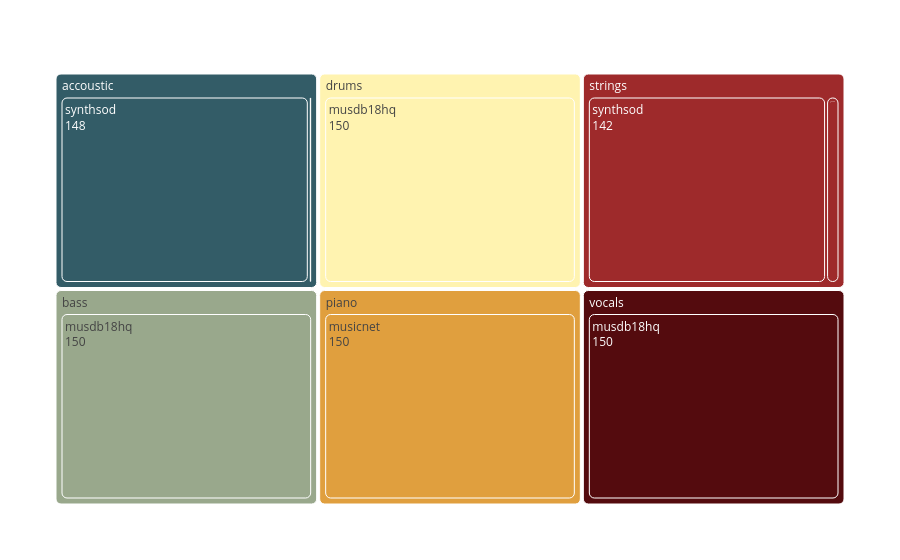

Notebook cell for this chart:
### Code cell
metadata = pd.read_json(audiomancy.constants.STEM_METADATA)
coverage = metadata.groupby(['dataset','stem']).size().reset_index(name='count')

pastel_colors = ['#335C67', '#99a88c', '#fff3b0', '#e09f3e', '#9e2a2b', '#540b0e']

fig = px.treemap(
    coverage,
    path=['stem', 'dataset'],
    values='count',
    color='stem', 
    color_discrete_sequence=pastel_colors 
)

fig.update_traces(marker=dict(cornerradius=5), textinfo='label+value')

fig.update_layout(
    margin=dict(t=50, l=50, r=50, b=50),
    plot_bgcolor='rgba(0,0,0,0)', 
    paper_bgcolor='#FFFFFF'
)

fig

### Figure 1 — Plotly figure (JSON) as saved in the notebook; plotly's stock layout.template omitted (floating-point values rounded to 4 significant figures)
{"data": [{"branchvalues": "total", "customdata": [["accoustic"], ["accoustic"], ["bass"], ["drums"], ["piano"], ["strings"], ["strings"], ["vocals"], ["accoustic"], ["bass"], ["drums"], ["piano"], ["strings"], ["vocals"]], "domain": {"x": [0, 1], "y": [0, 1]}, "hovertemplate": "labels=%{label}<br>count=%{value}<br>parent=%{parent}<br>id=%{id}<br>stem=%{customdata[0]}<extra></extra>", "ids": ["accoustic/musicnet", "accoustic/synthsod", "bass/musdb18hq", "drums/musdb18hq", "piano/musicnet", "strings/musicnet", "strings/synthsod", "vocals/musdb18hq", "accoustic", "bass", "drums", "piano", "strings", "vocals"], "labels": ["musicnet", "synthsod", "musdb18hq", "musdb18hq", "musicnet", "musicnet", "synthsod", "musdb18hq", "accoustic", "bass", "drums", "piano", "strings", "vocals"], "marker": {"colors": ["#335C67", "#335C67", "#99a88c", "#fff3b0", "#e09f3e", "#9e2a2b", "#9e2a2b", "#540b0e", "#335C67", "#99a88c", "#fff3b0", "#e09f3e", "#9e2a2b", "#540b0e"], "cornerradius": 5}, "name": "", "parents": ["accoustic", "accoustic", "bass", "drums", "piano", "strings", "strings", "vocals", "", "", "", "", "", ""], "textinfo": "label+value", "type": "treemap", "values": [2, 148, 150, 150, 150, 8, 142, 150, 150, 150, 150, 150, 150, 150]}], "layout": {"legend": {"tracegroupgap": 0}, "margin": {"b": 50, "l": 50, "r": 50, "t": 50}, "paper_bgcolor": "#FFFFFF", "plot_bgcolor": "rgba(0,0,0,0)", "treemapcolorway": ["#335C67", "#99a88c", "#fff3b0", "#e09f3e", "#9e2a2b", "#540b0e"]}}
